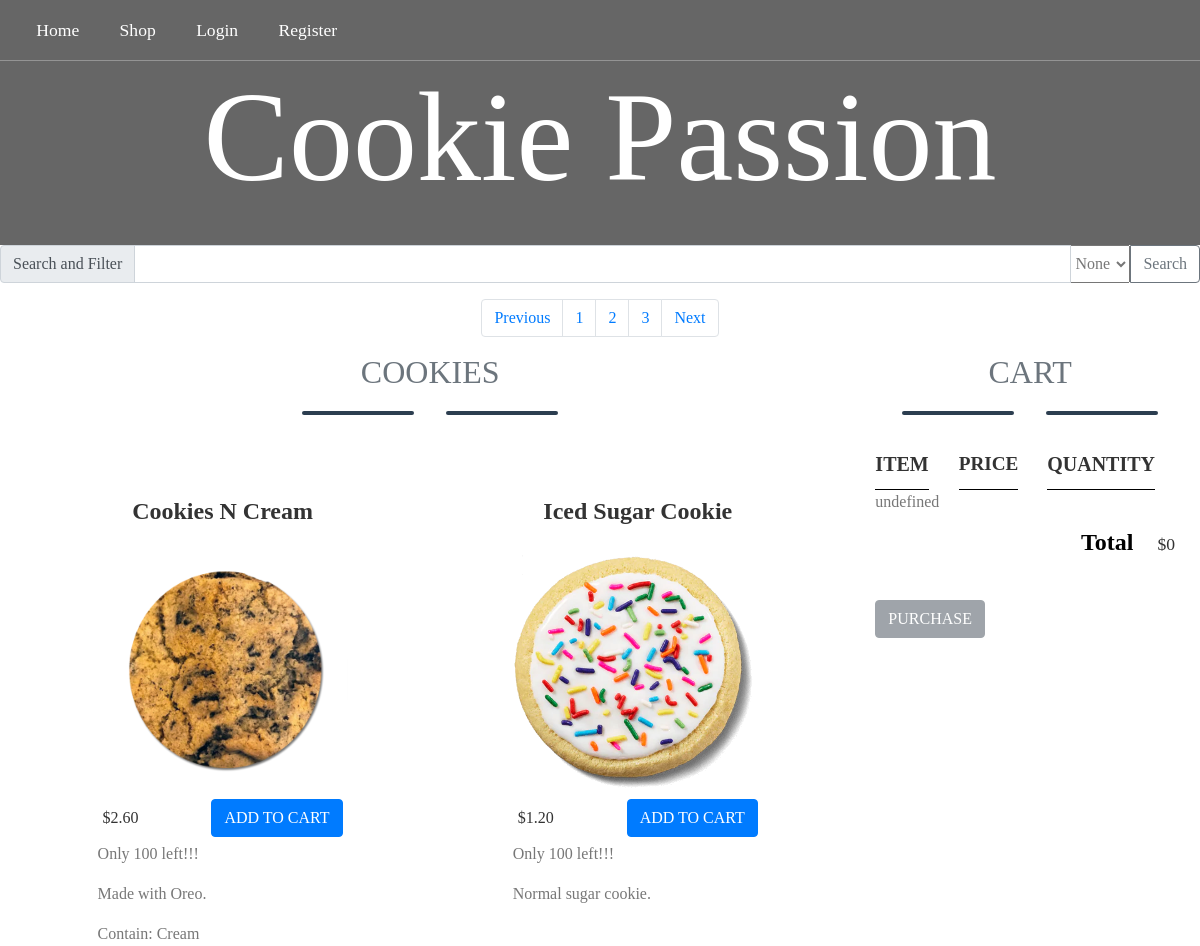
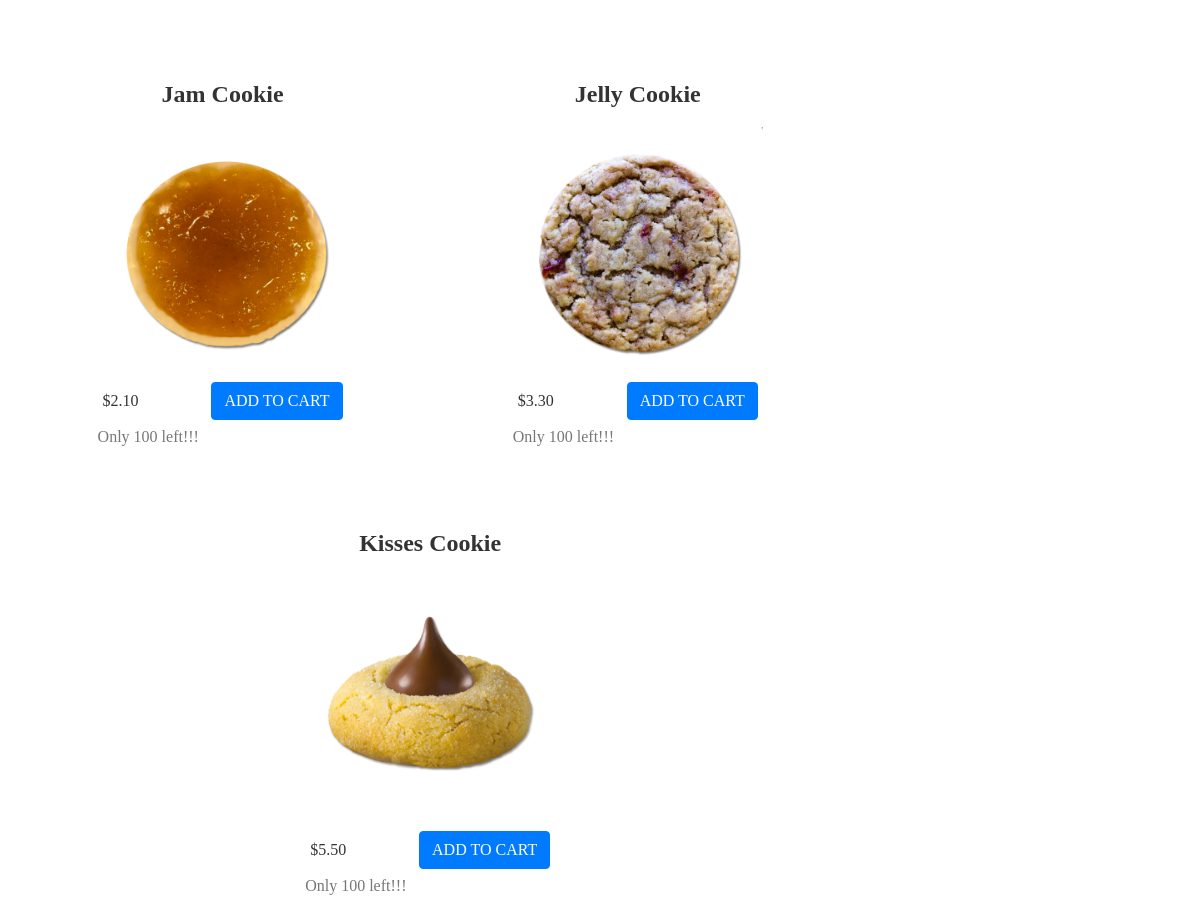
The app's page /project_browse.php?page=2, older data (2 pictures, top to bottom).
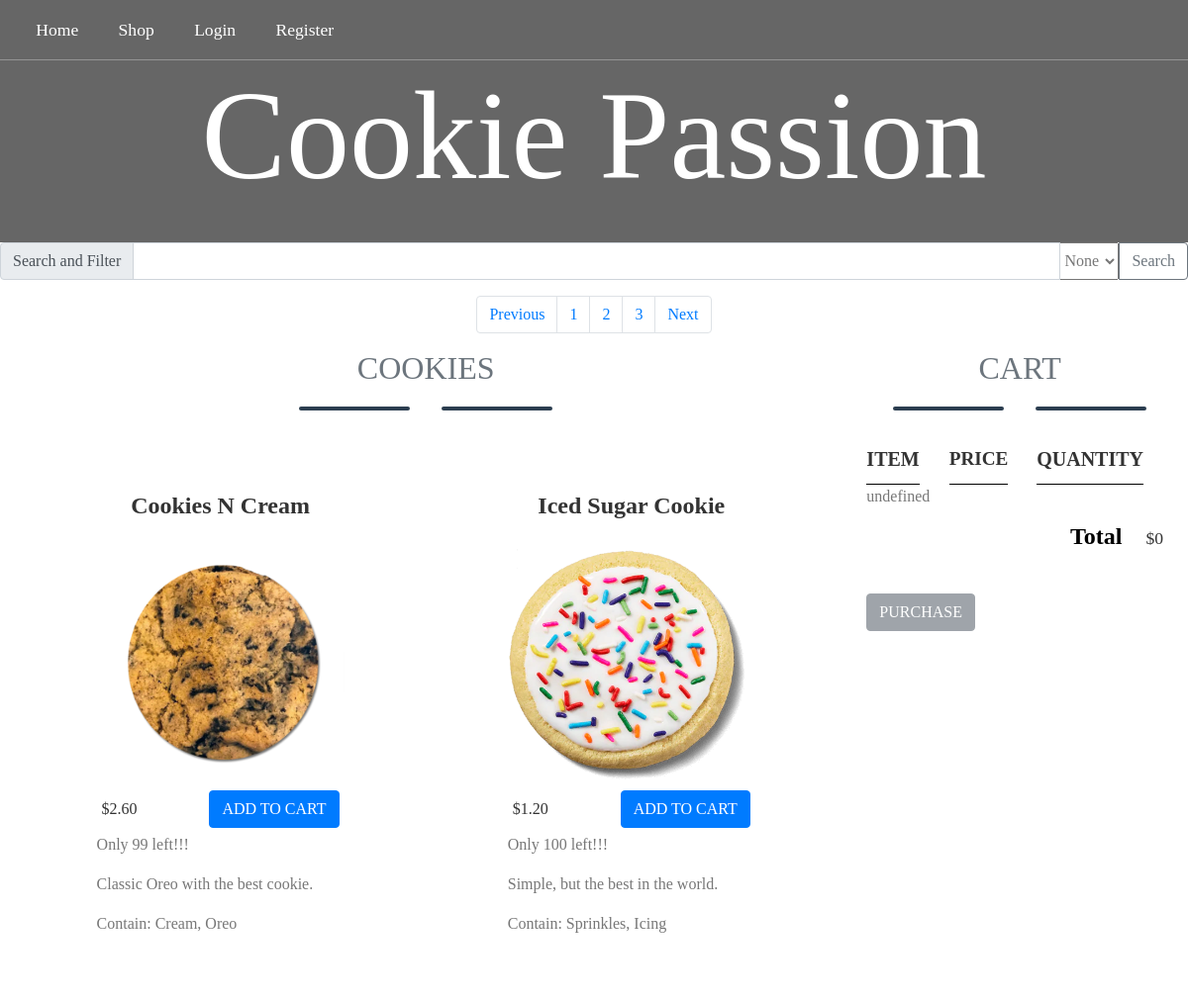
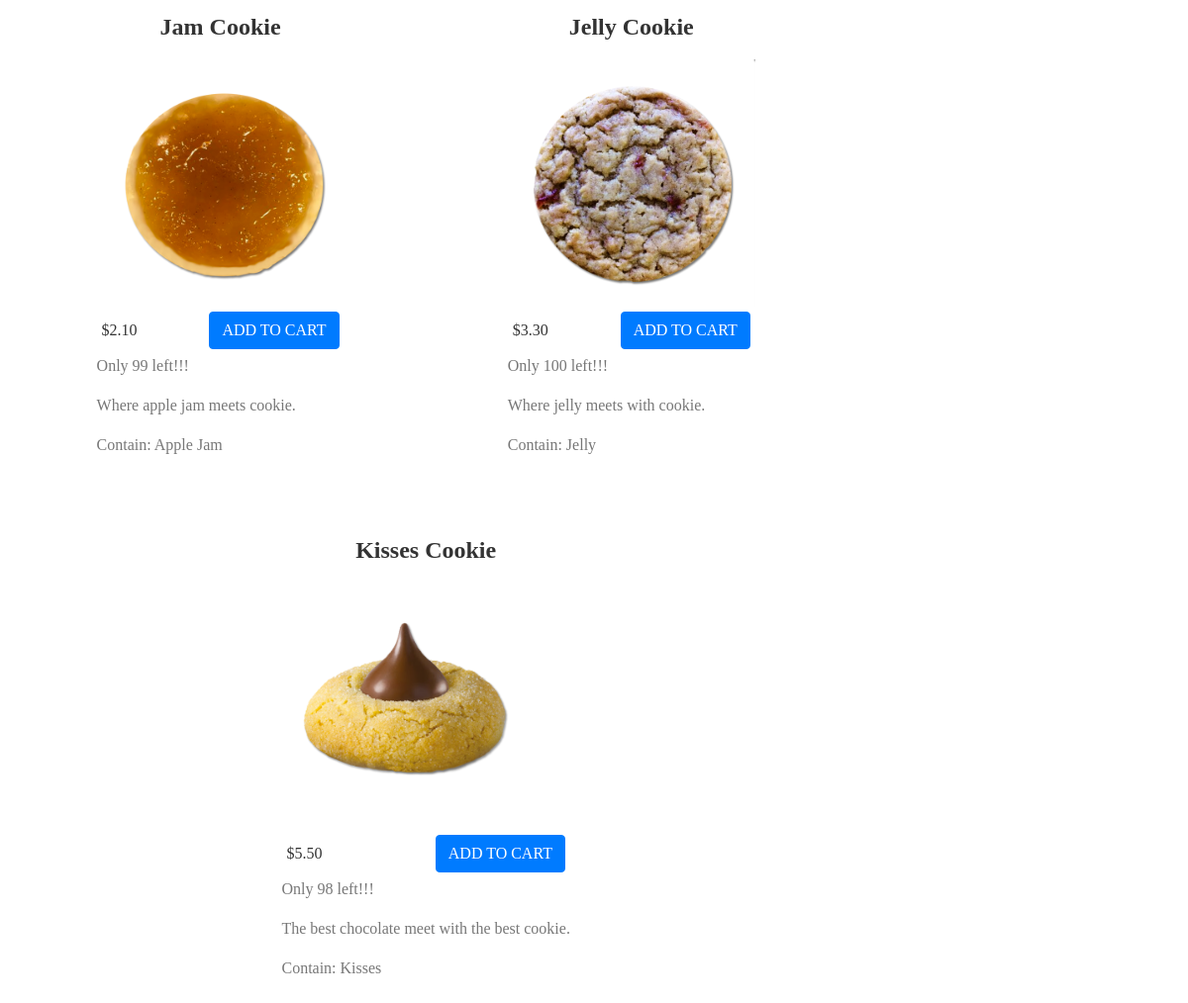
The same page, newer data (2 pictures, top to bottom).
### tables this page shows
CREATE TABLE `cookie` (
  `id` int(11) NOT NULL,
  `name` varchar(50) NOT NULL,
  `description` text DEFAULT NULL,
  `price` varchar(50) NOT NULL DEFAULT '0.00',
  `inventory` int(11) NOT NULL DEFAULT 0,
  `ingredients` text DEFAULT NULL,
  `imageLocation` varchar(100) NOT NULL,
  `del` int(11) NOT NULL DEFAULT 1
);

### lib/getProjectBrowse.php (called while the page is built, shortened)
<?php
function getCookieCount() {
    try {
        $db = new PDO(DSN, DB_USER, DB_PASSWORD);
    } catch (PDOException $e) {
        exit();
    }
    if (isset($_POST["search"])) {
        $data1=$_POST["search"];
    }
    else if(isset($_SESSION["searchTermSaved"])) {
        $data1=$_SESSION["searchTermSaved"];
    }
	else {
        $data1='';
    }
    if (isset($_POST['filter_price'])) {
        $data2=$_POST['filter_price'];
    }
    else if(isset($_SESSION["filter_priceSaved"])) {
        $data2=$_SESSION["filter_priceSaved"];
    }
    else {
        $data2='';
    }
    $query = "select * from cookie
        where (name like '%$data1%' or description like '%$data1%')
        and del = 1
        and inventory >= 0";
    $statement = $db->prepare($query);
    $statement->execute();
    $cookieCountList = $statement->fetchAll();
    return $cookieCountList;
}
function getAllCookie() {
    try {
        $db = new PDO(DSN, DB_USER, DB_PASSWORD);
    } catch (PDOException $e) {
        exit();
    }
    if (isset($_GET["page"])) {
        $page  = $_GET["page"];
    }
    else {
        $page = 1;
        $_GET["page"] = 1;
    }
    if (isset($_POST["search"])) {
        $data1=$_POST["search"];
        $page = 1;
        $_GET["page"] = 1;
        $_SESSION["searchTermSaved"] = $data1;
    }
    else if(isset($_SESSION["searchTermSaved"])) {
        $data1=$_SESSION["searchTermSaved"];
    }
	else {
        $data1='';
    }
    if (isset($_POST['filter_price'])) {
        $data2=$_POST['filter_price'];
        $page = 1;
        $_GET["page"] = 1;
        $_SESSION["filter_priceSaved"] = $data2;
    }
    else if(isset($_SESSION["filter_priceSaved"])) {
        $data2=$_SESSION["filter_priceSaved"];
    }
    else {
        $data2='';
    }
    $results_per_page = 5;
    $start_from = ($page-1) * $results_per_page;
    $query = "select * from cookie
        where (name like '%$data1%' or description like '%$data1%')
        and del = 1
        and inventory >= 0
        order by name asc limit $start_from, ".$results_per_page;
    $statement = $db->prepare($query);
    $statement->execute();
    $cookieList = $statement->fetchAll();
    return $cookieList;
}
?>

### project_browse.php (the view, shortened to what this page needs)
<?php
    require("lib/getProjectBrowse.php");
    $cookieList = getAllCookie();
    $results_per_page = 5;
    $cookieCountList = getCookieCount();
    $total_pages = ceil(count($cookieCountList) / $results_per_page);
?>
<!DOCTYPE html>
<html>
<head>
    <link rel="stylesheet" href="css/styles.css" />
    <link rel="stylesheet" href="https://cdn.jsdelivr.net/npm/bootstrap@4.5.3/dist/css/bootstrap.min.css">
</head>
<body>
    <?php
    include("headerNavbar.php");
    ?>
    <form action="#" method="post">
    <div class="input-group mb-3">
        <div class="input-group-prepend">
            <span class="input-group-text" id="inputGroup-sizing-lg">Search and Filter</span>
        </div>
        <?php
            echo '<input id="search1" type="text" name="search" class="form-control" style="width: 50%;"';
            if (isset($_SESSION["searchTermSaved"])) {
                echo 'value="', $_SESSION["searchTermSaved"], '"';
            }
            echo '/>';
        ?>
        <div class="input-group-append">
        <select id="search2" name="filter_price" placeholder="price">
            <?php
                echo '<option value=""';
                if (!isset($_SESSION["filter_priceSaved"])) {
                    echo 'selected="selected"';
                }
                echo '>None</option>';
            ?>
        </select>
		<input type="submit" id="submit" value="Search" name="searchsubmit" class="btn btn-outline-secondary">
        </div>
    </div>
	</form>
    <?php
        if (isset($_GET["page"])) {
            $page  = $_GET["page"];
        }
        echo '<nav> <ul class="pagination justify-content-center">';
        echo "<li class='page-item";
        if ($page <= 1){
            echo ' disabled';
        }
        $tempPageVar = $page - 1;
        echo "'><a class='page-link' href='project_browse.php?page=".$tempPageVar."'>Previous</a></li>";
        for ($i=1; $i<=$total_pages; $i++) {
            echo "<li class='page-item'><a class='page-link' href='project_browse.php?page=", $i, "'>", $i;
            echo '</a></li>';
        };
        echo "<li class='page-item";
        if ($page >= $total_pages){
            echo ' disabled';
        }
        $tempPageVar = $page + 1;
        echo "'><a class='page-link' href='project_browse.php?page=".$tempPageVar."'>Next</a></li>";
        echo '</ul></nav>';
    ?>
    <table>
        <tr>
        <td class="container browse-section">
            <h2 class="page-section-heading text-center text-uppercase text-secondary mb-0" >COOKIES</h2>
            <div class="divider-custom">
                <div class="divider-custom-line"></div>
                <div class="divider-custom-line"></div>
            </div>
            <br />
            <div class="shop-items">
                <?php
                    foreach ($cookieList as $cookie) {
                        echo "<div class='shop-item' id=", $cookie['id'], ">";
                        echo "<span class='shop-item-title' id=", $cookie['id'], ">", $cookie['name'], "</span>";
                        echo "<img class='shop-item-image' src=", $cookie['imageLocation'], ">";
                        echo "<div class='shop-item-details'>";
                        echo "<span class='shop-item-price'>$", $cookie['price'], "</span>";
                        if($cookie['inventory'] <= 0) {
                            echo '<button type="button" class="btn btn-secondary btn-lg" disabled>Out of Stock</button>';
                        }
                        else {
                            echo "<button class='btn btn-primary shop-item-button' type='button'>ADD TO CART</button>";
                        }
                        echo "</div>";
                        if($cookie['inventory'] <= 0) {
                            echo "<p>Out of Stock!!!</p>";
                        }
                        else {
                            echo "<p id='", $cookie['inventory'], "' class='shop-item-inventory'>", "Only ", $cookie['inventory'], " left!!!</p>";
                        }
                        if ($cookie['description']) {
                            echo "<p>", $cookie['description'], "</p>";
                        }
                        if ($cookie['ingredients']) {
                            echo "<p>", "Contain: ", $cookie['ingredients'], "</p>";
                        }
                        echo "</div>";
                    }
                ?>
            </div>
        </td >
        <td  class="container cart-section">
                <h2 class="page-section-heading text-center text-uppercase text-secondary mb-0" >CART</h2>
                <div class="divider-custom">
                    <div class="divider-custom-line"></div>
                    <div class="divider-custom-line"></div>
                </div>
            <div class="cart-row">
                <span class="cart-item cart-header cart-column">ITEM</span>
                <span class="cart-price cart-header cart-column">PRICE</span>
                <span class="cart-quantity cart-header cart-column">QUANTITY</span>
            </div>
            <div class="cart-items">
            </div>
            <div class="cart-total">
                <strong class="cart-total-title">Total</strong>
                <span class="cart-total-price">$0</span>
            </div>
            <?php
            if (isset($_SESSION["privilege"]) && isset($_SESSION["userName"]) && isset($_SESSION["isMember"])) {
                if($_SESSION["isMember"]) {
                    echo '<button class="btn btn-primary btn-purchase" type="button">PURCHASE</button>';
                }
                else {
                    echo '<button class="btn btn-secondary btn-purchase" type="button" disabled>PURCHASE</button>';
                }
            }
            else {
                echo '<button class="btn btn-secondary btn-purchase" type="button" disabled>PURCHASE</button>';
            }
            ?>
        </td >
        </tr>
    </table>
</body>
</html>

### headerNavbar.php (shortened to what this page needs)
<header class="main-header">
    <nav class="navbar navbar-expand-lg main-nav nav">
        <ul class="navbar-nav">
            <li class="nav-item active">
                <a class="nav-link" href="index.php">Home </a>
            </li>
            <li class="nav-item">
                <a class="nav-link" href="project_browse.php">Shop</a>
            </li>
            <?php
                if (isset($_SESSION["privilege"]) && isset($_SESSION["userName"]) && isset($_SESSION["isMember"])) {
                    echo ' <li class="nav-item">
                                <a class="nav-link" href="#">User</a>
                            </li>';
                    echo '<button class="btn btn-warning" type="button" id="logoutbut">Logout</button>';
                }
                else {
                    echo '<li class="nav-item">
                            <a class="nav-link" href="login.php">Login</a>
                        </li>
                        <li class="nav-item">
                            <a class="nav-link" href="register.php">Register</a>
                        </li>';
                }
            ?>
        </ul>
    </nav>
    <h1 class="shop-name shop-name-large">Cookie Passion</h1>
</header>

Row changes from the older to the newer data that the page shows:
changed cookie "Cookies N Cream": inventory "100" → "99"; description "Made with Oreo." → "Classic Oreo with the best cookie."; ingredients "Cream" → "Cream, Oreo"
changed cookie "Iced Sugar Cookie": description "Normal sugar cookie." → "Simple, but the best in the world."; ingredients (not shown) → "Sprinkles, Icing"
changed cookie "Jam Cookie": inventory "100" → "99"; description (not shown) → "Where apple jam meets cookie."; ingredients (not shown) → "Apple Jam"
changed cookie "Jelly Cookie": description (not shown) → "Where jelly meets with cookie."; ingredients (not shown) → "Jelly"
changed cookie "Kisses Cookie": inventory "100" → "98"; description (not shown) → "The best chocolate meet with the best cookie."; ingredients (not shown) → "Kisses"
